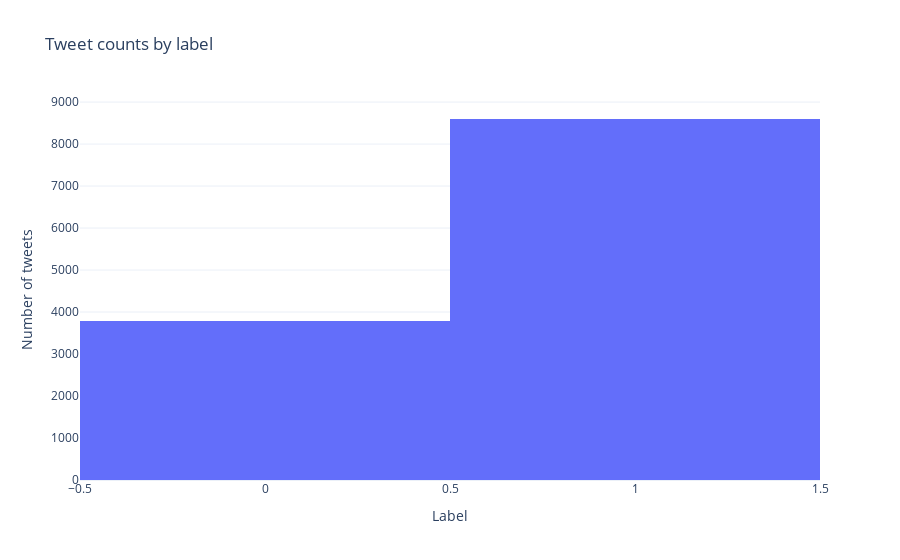

The cell this chart's notebook holds for it:
### Code cell
#Data vis
#https://medium.com/plotly/nlp-visualisations-for-clear-immediate-insights-into-text-data-and-outputs-9ebfab168d5b
fig = px.histogram(data, x='label', template='plotly_white', title='Tweet counts by label')
fig.update_xaxes(categoryorder='category descending', title='Label').update_yaxes(title='Number of tweets')
fig.show()

### Figure 1 — Plotly figure (JSON) as saved in the notebook; plotly's stock layout.template omitted (floating-point values rounded to 4 significant figures; data arrays with more than 128 entries replaced by an {"elided": "..."} marker saying what was removed)
{"data": [{"alignmentgroup": "True", "bingroup": "x", "hovertemplate": "label=%{x}<br>count=%{y}<extra></extra>", "legendgroup": "", "marker": {"color": "#636efa"}, "name": "", "offsetgroup": "", "orientation": "v", "showlegend": false, "type": "histogram", "x": {"elided": "12376 int values"}, "xaxis": "x", "yaxis": "y"}], "layout": {"barmode": "relative", "legend": {"tracegroupgap": 0}, "title": {"text": "Tweet counts by label"}, "xaxis": {"anchor": "y", "categoryorder": "category descending", "domain": [0, 1], "title": {"text": "Label"}}, "yaxis": {"anchor": "x", "domain": [0, 1], "title": {"text": "Number of tweets"}}}}
